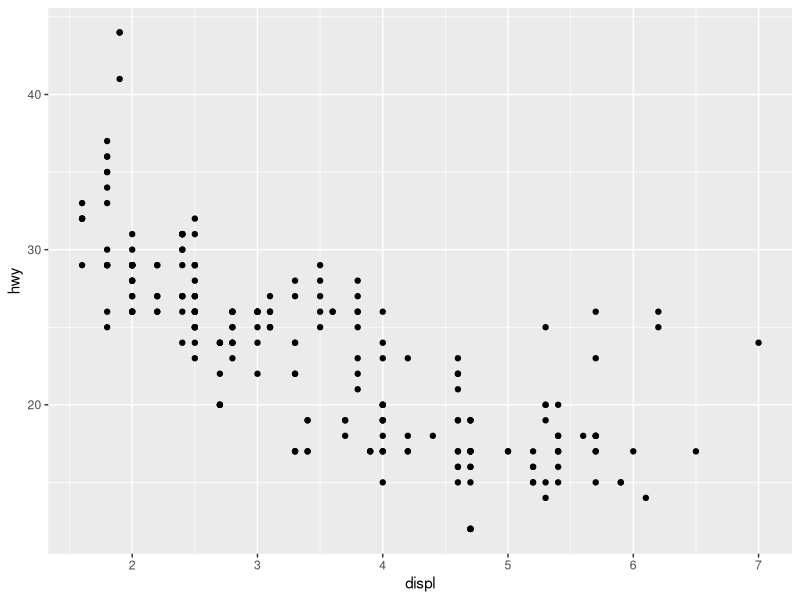
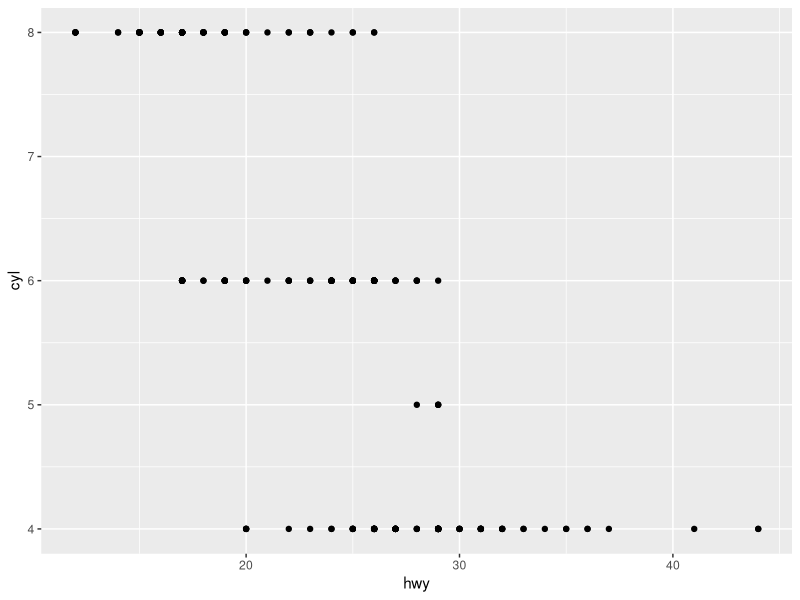
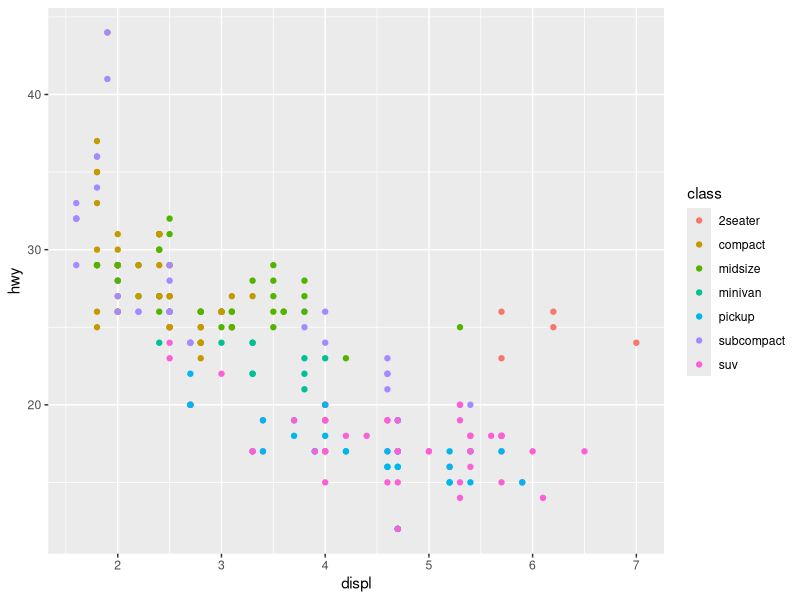
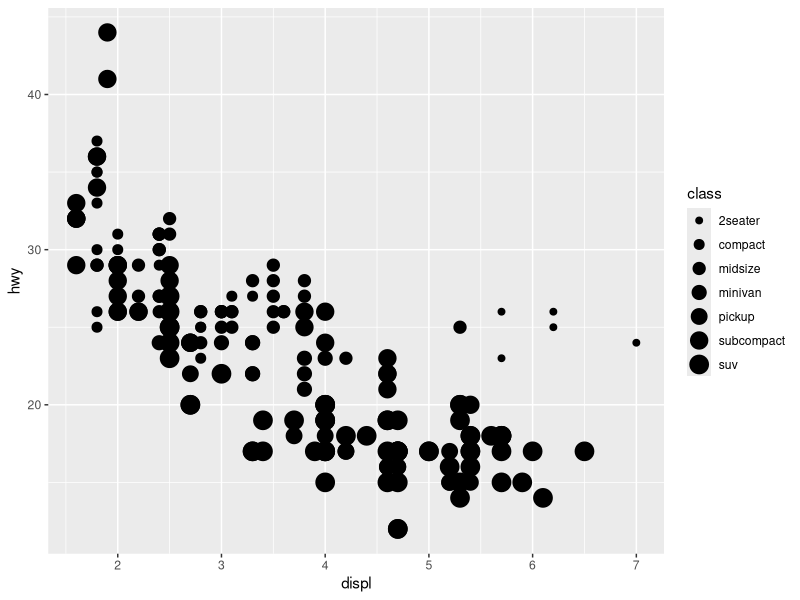
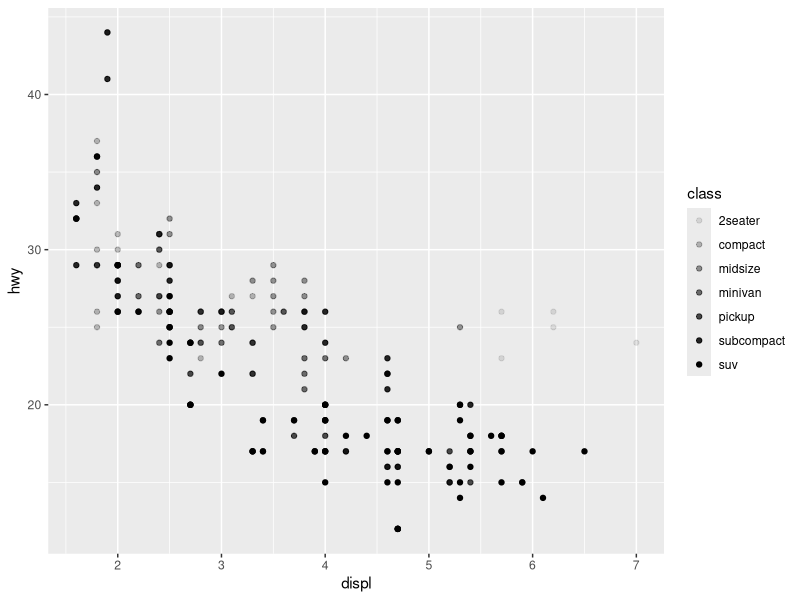
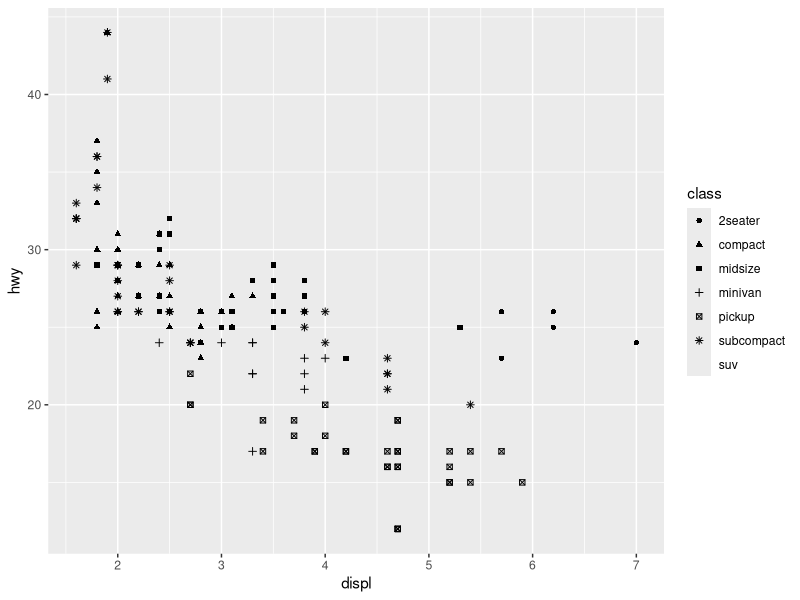
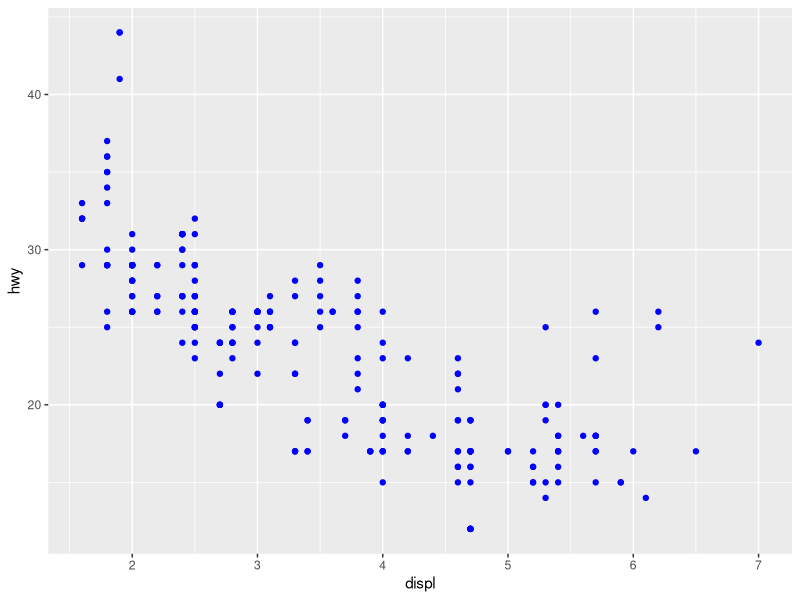
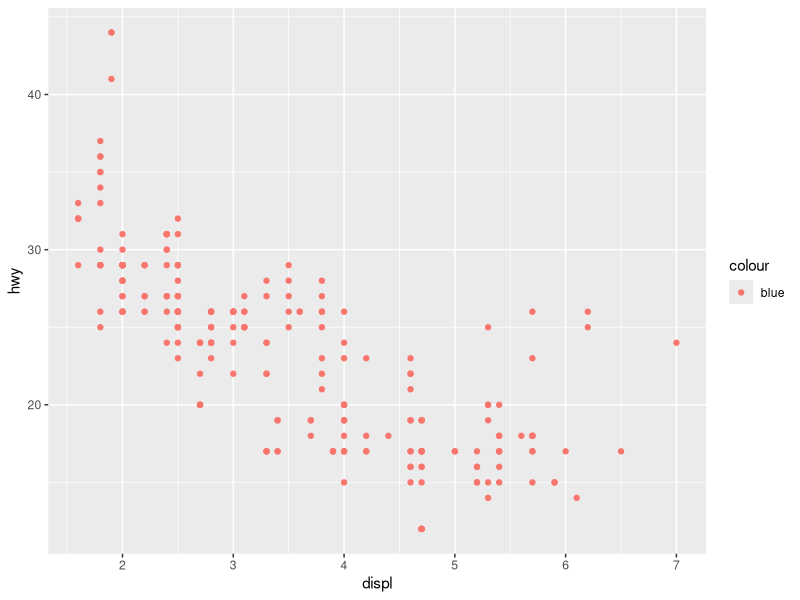

These figures' R source, in order: (Note: this script raises an error after producing the figures.)
library(tidyverse)
mpg

ggplot(mpg) +
  geom_point(aes(x=displ, y=hwy))

mpg$drv
str(mpg)
mpg$drv

ggplot(mpg) +
  geom_point(aes(x=hwy, y=cyl))

ggplot(mpg) +
  geom_point(aes(x=displ, y=hwy, color=class))

ggplot(mpg) +
  geom_point(aes(x=displ, y=hwy, size=class))

ggplot(mpg) +
  geom_point(aes(x=displ, y=hwy, alpha=class))

ggplot(mpg) +
  geom_point(aes(x=displ, y=hwy, shape=class))

ggplot(mpg) +
  geom_point(aes(x=displ, y=hwy), color="blue")

ggplot(mpg) +
  geom_point(aes(x=displ, y=hwy, color="blue"))

#11-2-5

ggplot(mpg) +
  geom_point(aes(x=displ, y=hwy))

ggplot(mpg) +
  geom_smooth(aes(x=displ, y=hwy))

ggplot(mpg) +
  geom_smooth(aes(x=displ, y=hwy, linetype=drv))
              
ggplot(mpg) +
  geom_smooth(aes(x=displ, y=hwy, color=drv)) +
  geom_point(aes(x=displ, y=hwy))

ggplot(mpg) +
  geom_smooth(aes(x=displ, y=hwy))

ggplot(mpg) +
  geom_smooth(aes(x=displ, y=hwy, group=drv))

ggplot(mpg) +
  geom_point(aes(x=displ, y=hwy)) +
  geom_smooth(aes(x=displ, y=hwy))

ggplot(mpg, aes(x=displ, y=hwy)) +
  geom_point() +
  geom_smooth()

ggplot(mpg, aes(x=displ, y=hwy)) +
  geom_point(aes(color=class)) +
  geom_smooth()

# 11-2-5-1

ggplot(mpg, aes(x=displ, y=hwy, color=drv)) +
  geom_point() +
  geom_smooth(se=F)

ggplot(mpg, aes(x=displ, y=hwy)) +
  geom_point() +
  geom_smooth()

ggplot() +
  geom_point(mpg, aes(x=displ, y=hwy)) +
  geom_smooth(mpg, aes(x=displ, y=hwy))

